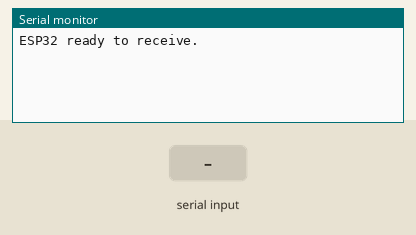
This sketch was run on a simulated ESP32. On the bench: the last lines printed to the serial monitor. The inputs (shaded band) are chosen by the test bench.

Above: at 1.2 s.
1.3 s: "1\n" received over the second serial link
At 2.5 s:
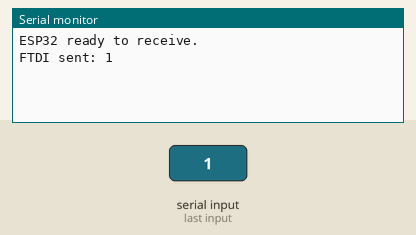
2.8 s: "0\n" received over the second serial link
At 3.6 s:
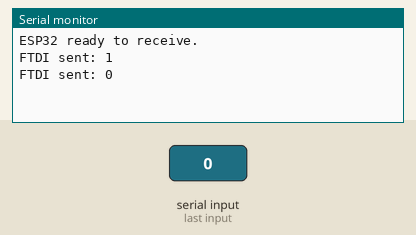
4.3 s: "2\n" received over the second serial link
At 4.8 s:
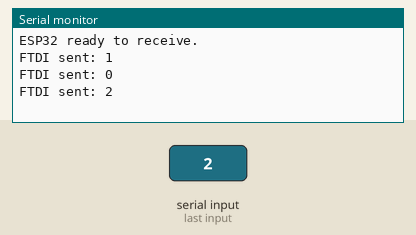

The sketch:

Code.ino
```cpp
#define RXD2 16
#define TXD2 17

void setup() {
  Serial.begin(115200);  // USB Serial Monitor
  Serial2.begin(9600, SERIAL_8N1, RXD2, TXD2);  // FTDI232
  Serial.println("ESP32 ready to receive.");
}

void loop() {
  if (Serial2.available()) {
    String msg = Serial2.readStringUntil('\n');
    Serial.print("FTDI sent: ");
    Serial.println(msg);

    // Echo it back
    Serial2.print("You typed: ");
    Serial2.println(msg);
  }
}
```

Measured:
- after the input at 1.3 s, the serial monitor: prints a new line at once (image 1)
- after the input at 2.8 s, the serial monitor: prints a new line at once (image 2)
- after the input at 4.3 s, the serial monitor: prints a new line at once (image 3)
